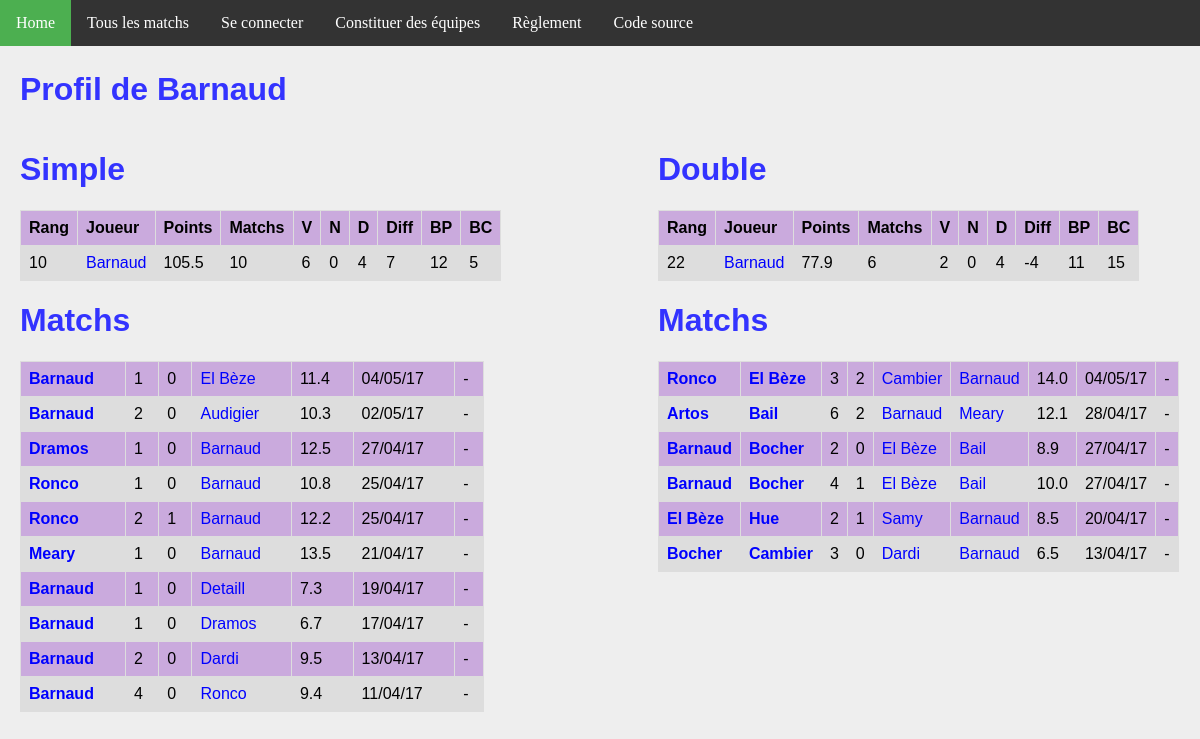
The page /joueur/19/ on the database as committed earlier.
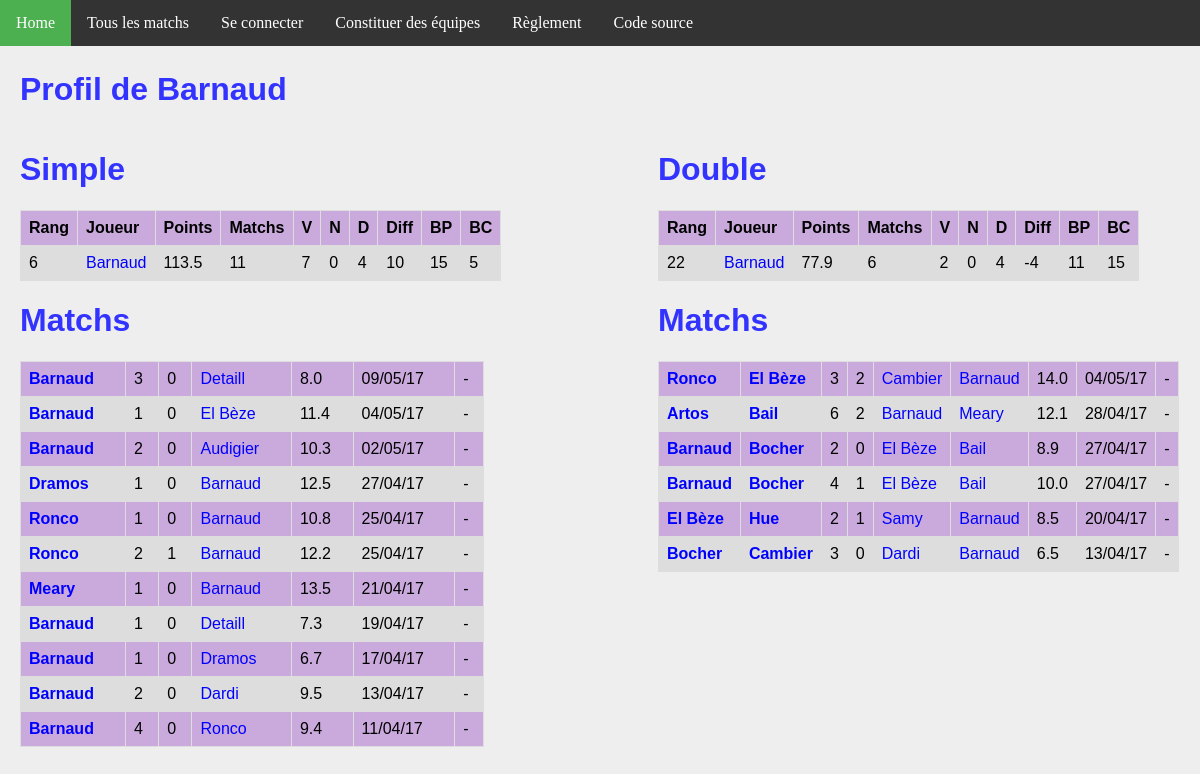
The same page on the database as committed later.
### ranking/models.py (models this page shows, shortened)
class Joueur(models.Model):
    user = models.OneToOneField(User, on_delete=models.CASCADE)
    pseudo = models.CharField(max_length = 50, default="Pax lambda")
    simple_score = models.FloatField(default=100)
    simple_rang = models.IntegerField(default=0)
    simple_victoires = models.IntegerField(default=0)
    simple_nuls = models.IntegerField(default=0)
    simple_defaites = models.IntegerField(default=0)
    simple_buts_pour = models.IntegerField(default=0)
    simple_buts_contre = models.IntegerField(default=0)
    double_score = models.FloatField(default=100)
    double_rang = models.IntegerField(default=0)
    double_victoires = models.IntegerField(default=0)
    double_nuls = models.IntegerField(default=0)
    double_defaites = models.IntegerField(default=0)
    double_buts_pour = models.IntegerField(default=0)
    double_buts_contre = models.IntegerField(default=0)
    @property
    def simple_matchs(self):
        return self.simple_nuls + self.simple_victoires + self.simple_defaites
    @property
    def double_matchs(self):
        return self.double_nuls + self.double_victoires + self.double_defaites
    @property
    def simple_diff(self):
        return self.simple_buts_pour - self.simple_buts_contre
    @property
    def double_diff(self):
        return self.double_buts_pour - self.double_buts_contre

class MatchSimple(models.Model):
    domicile = models.ForeignKey('Joueur', related_name = 'dom')
    exterieur = models.ForeignKey('Joueur', related_name = 'exte')
    date = models.DateTimeField(auto_now_add=True)
    buts_domicile = models.IntegerField(default=0)
    buts_exterieur = models.IntegerField(default=0)
    points = models.FloatField(default=0)
    @property
    def winner(self):
        if self.buts_domicile > self.buts_exterieur:
            return 1.
        elif self.buts_domicile < self.buts_exterieur:
            return 0.
        else:
            return 0.5

class MatchDouble(models.Model):
    domicile_1 = models.ForeignKey('Joueur', related_name = 'dom1')
    domicile_2 = models.ForeignKey('Joueur', related_name = 'dom2')
    exterieur_1 = models.ForeignKey('Joueur', related_name = 'exte1')
    exterieur_2 = models.ForeignKey('Joueur', related_name = 'exte2')
    date = models.DateTimeField(auto_now_add=True)
    buts_domicile = models.IntegerField(default=0)
    buts_exterieur = models.IntegerField(default=0)
    points = models.FloatField(default=0)
    @property
    def winner(self):
        if self.buts_domicile > self.buts_exterieur:
            return 1.
        elif self.buts_domicile < self.buts_exterieur:
            return 0.
        else:
            return 0.5

### ranking/views.py (the view)
# urls.py: url(r'^joueur/(?P<joueur_id>[0-9]+)/$', views.detail_joueur, name='joueur'),
def detail_joueur(request, joueur_id):
    simples_1 = MatchSimple.objects.filter(domicile__id = joueur_id)
    simples_2 = MatchSimple.objects.filter(exterieur__id = joueur_id)
    simples = simples_1 | simples_2
    doubles_1 = MatchDouble.objects.filter(domicile_1__id = joueur_id)
    doubles_2 = MatchDouble.objects.filter(domicile_2__id = joueur_id)
    doubles_3 = MatchDouble.objects.filter(exterieur_1__id = joueur_id)
    doubles_4 = MatchDouble.objects.filter(exterieur_2__id = joueur_id)
    doubles = doubles_1 | doubles_2 | doubles_3 | doubles_4
    context = {
        'joueur': get_object_or_404(Joueur, pk=joueur_id),
        'simple_matchs': simples.order_by('-date').all(),
        'double_matchs': doubles.order_by('-date').all(),
    }
    return render(request, 'joueur.html', context)

### ranking/templatetags/app_filter.py (called while the page is built)
@register.filter(name='decimal')
def decimal(x):
    return '{0:.1f}'.format(x)

### ranking/templates/joueur.html
{% extends 'base.html' %}
{% block body %}
{% load app_filter %}
    <h1>Profil de {{ joueur.pseudo }}</h1>
<div id="column1" style="float:left; margin:0; width:40%;">
    <h1>Simple</h1>
    <table>
        <tr>
            <th>Rang</th>
            <th>Joueur</th>
            <th>Points</th>
            <th>Matchs</th>
            <th>V</th>
            <th>N</th>
            <th>D</th>
            <th>Diff</th>
            <th>BP</th>
            <th>BC</th>
        </tr>
        <tr>
            <td>{{ joueur.simple_rang }}</td>
            <td><a class='joueur' href="{% url 'joueur' joueur.id %}">{{joueur.pseudo}}</a></td>
            <td>{{joueur.simple_score|decimal}}</td>
            <td>{{joueur.simple_matchs}}</td>
            <td>{{joueur.simple_victoires}}</td>
            <td>{{joueur.simple_nuls}}</td>
            <td>{{joueur.simple_defaites}}</td>
            <td>{{joueur.simple_diff}}</td>
            <td>{{joueur.simple_buts_pour}}</td>
            <td>{{joueur.simple_buts_contre}}</td>
        </tr>
    </table>
    <h1>Matchs</h1>
    <table>
        {% for m in simple_matchs %}
        <tr>
            <td {% if m.winner == 1 %} style='font-weight:bold'{% endif %} >
                <a class="joueur" href="{% url 'joueur' m.domicile.id %}">{{m.domicile.pseudo}}</a>
            </td>
            <td>{{m.buts_domicile}}</td>
            <td>{{m.buts_exterieur}}</td>
            <td {% if m.winner == 0 %} style='font-weight:bold'{% endif %} >
                <a class='joueur' href="{% url 'joueur' m.exterieur.id %}">{{m.exterieur.pseudo}}</a>
            </td>
            <td>{{m.points|decimal}}</td>
            <td>{{m.date | date:'d/m/y'}}</td>
            <td>
            {% if m.domicile == request.user.joueur %}
                <a class="joueur" href="{% url 'annuler' m.id %}">Annuler</a>
            {% else %}
                -
            {% endif %}
            </td>
        </tr>
        {% endfor %}
    </table>
</div>
<div id="column2" style="float:left; margin-left:15%;width:40%;">
<h1>Double</h1>
<table>
    <tr>
        <th>Rang</th>
        <th>Joueur</th>
        <th>Points</th>
        <th>Matchs</th>
        <th>V</th>
        <th>N</th>
        <th>D</th>
        <th>Diff</th>
        <th>BP</th>
        <th>BC</th>
    </tr>
    <tr>
        <td>{{ joueur.double_rang }}</td>
        <td><a class='joueur' href="{% url 'joueur' joueur.id %}">{{joueur.pseudo}}</a></td>
        <td>{{joueur.double_score|decimal}}</td>
        <td>{{joueur.double_matchs}}</td>
        <td>{{joueur.double_victoires}}</td>
        <td>{{joueur.double_nuls}}</td>
        <td>{{joueur.double_defaites}}</td>
        <td>{{joueur.double_diff}}</td>
        <td>{{joueur.double_buts_pour}}</td>
        <td>{{joueur.double_buts_contre}}</td>
    </tr>
</table>
<h1>Matchs</h1>
<table>
    {% for m in double_matchs %}
    <tr>
        <td {% if m.winner == 1 %} style='font-weight:bold'{% endif %} >
            <a class="joueur" href="{% url 'joueur' m.domicile_1.id %}">{{m.domicile_1.pseudo}}</a>
        </td>
        <td {% if m.winner == 1 %} style='font-weight:bold'{% endif %} >
            <a class="joueur" href="{% url 'joueur' m.domicile_2.id %}">{{m.domicile_2.pseudo}}</a>
        </td>
        <td>{{m.buts_domicile}}</td>
        <td>{{m.buts_exterieur}}</td>
        <td {% if m.winner == 0 %} style='font-weight:bold'{% endif %} >
            <a class='joueur' href="{% url 'joueur' m.exterieur_1.id %}">{{m.exterieur_1.pseudo}}</a>
        </td>
        <td {% if m.winner == 0 %} style='font-weight:bold'{% endif %} >
            <a class='joueur' href="{% url 'joueur' m.exterieur_2.id %}">{{m.exterieur_2.pseudo}}</a>
        </td>
        <td>{{m.points|decimal}}</td>
        <td>{{m.date | date:'d/m/y'}}</td>
        <td>
        {% if m.domicile_1 == request.user.joueur %}
            <a class="joueur" href="{% url 'annuler_double' m.id %}">Annuler</a>
        {% else %}
            -
        {% endif %}
        </td>
    </tr>
    {% endfor %}
</table>
</div>
{% endblock %}

### ranking/templates/base.html (shortened to what this page needs)
{% load static %}
<!DOCTYPE html>
<html>
<head>
  <link rel="stylesheet" href="{% static 'fifa.css' %}"/>
</head>
<body>
<ul>
    <li><a class="menu" href="{% url 'index' %}">Home</a></li>
    <li><a href="{% url 'matchs'%}" class="menu">Tous les matchs</a></li>
    {% if request.user.is_authenticated %}
        <li><a class="menu" href="{% url 'joueur' request.user.joueur.id %}">Mes matchs</a></li>
        <li><a class="menu" href="{% url 'logout' %}">Se déconnecter ({{request.user.joueur.pseudo}})</a></li>
    {% else %}
        <li><a class="menu" href="{% url 'login' %}">Se connecter</a></li>
    {% endif %}
    <li><a href="{% url 'team'%}" class="menu">Constituer des équipes</a></li>
    <li><a href="{% url 'reglement'%}" class="menu">Règlement</a></li>
    <li><a href="https://github.com/fandejuni/fifa/" class="menu">Code source</a></li>
</ul>
<div style="padding:20px;margin-top:30px;">
<div id="contentBox" style="margin:0px auto; width:100%">
{% block body %}
{% endblock %}
</div>
</div>
</body>
</html>

### ranking/static/fifa.css (style rules this page uses)
h1, h2 { font-family: Arial; color: #3333FF; }
a { color: blue; text-decoration: none; }
body { background: #EEEEEE; margin: 0px; }
table { font-family: arial, sans-serif; border-collapse: collapse; width: 100%; }
td, th { border: 1px solid #dddddd; text-align: left; padding: 8px; }
tr:nth-child(even) { background-color: #DDDDDD; }
tr:nth-child(odd) { background-color: #CAAADD; }
ul { list-style-type: none; margin: 0; padding: 0; overflow: hidden; background-color: #333; position: fixed; top: 0; width: 100%; }
li { float: left; }
li a { display: block; color: white; text-align: center; padding: 14px 16px; text-decoration: none; }

Rows that differ between the two databases and show on the page:
changed Joueur "Barnaud": simple_rang "10" → "6"; simple_score|decimal "105.5" → "113.5"; simple_matchs "10" → "11"; simple_victoires "6" → "7"; simple_diff "7" → "10"; simple_buts_pour "12" → "15"
added MatchSimple: domicile.pseudo "Barnaud", buts_domicile "3", buts_exterieur "0", exterieur.pseudo "Detaill", points|decimal "8.0", date "09/05/17"
